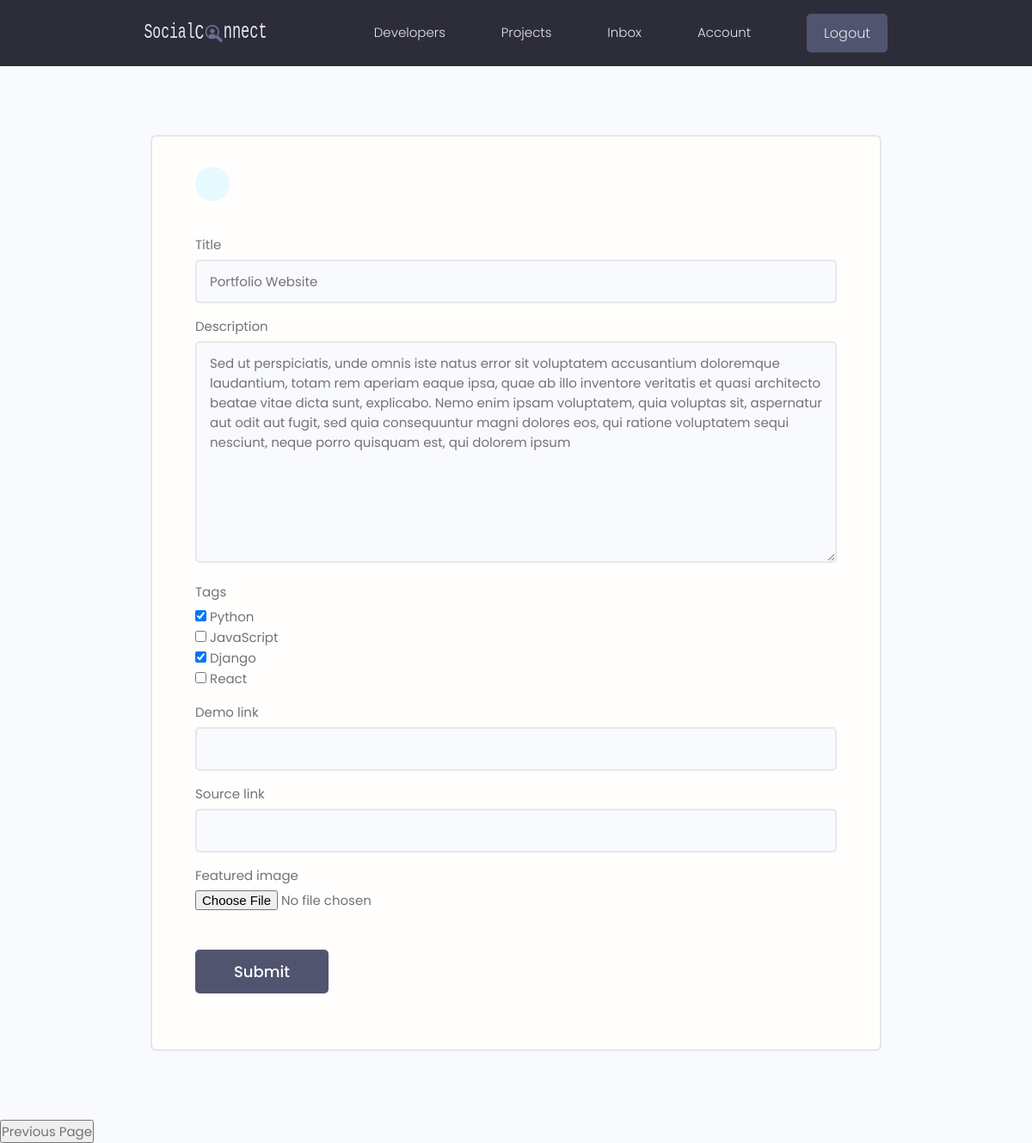
The app's page /update-project/a2b0eb64bc814f229b45df3192145ef9/ (signed in), older data.
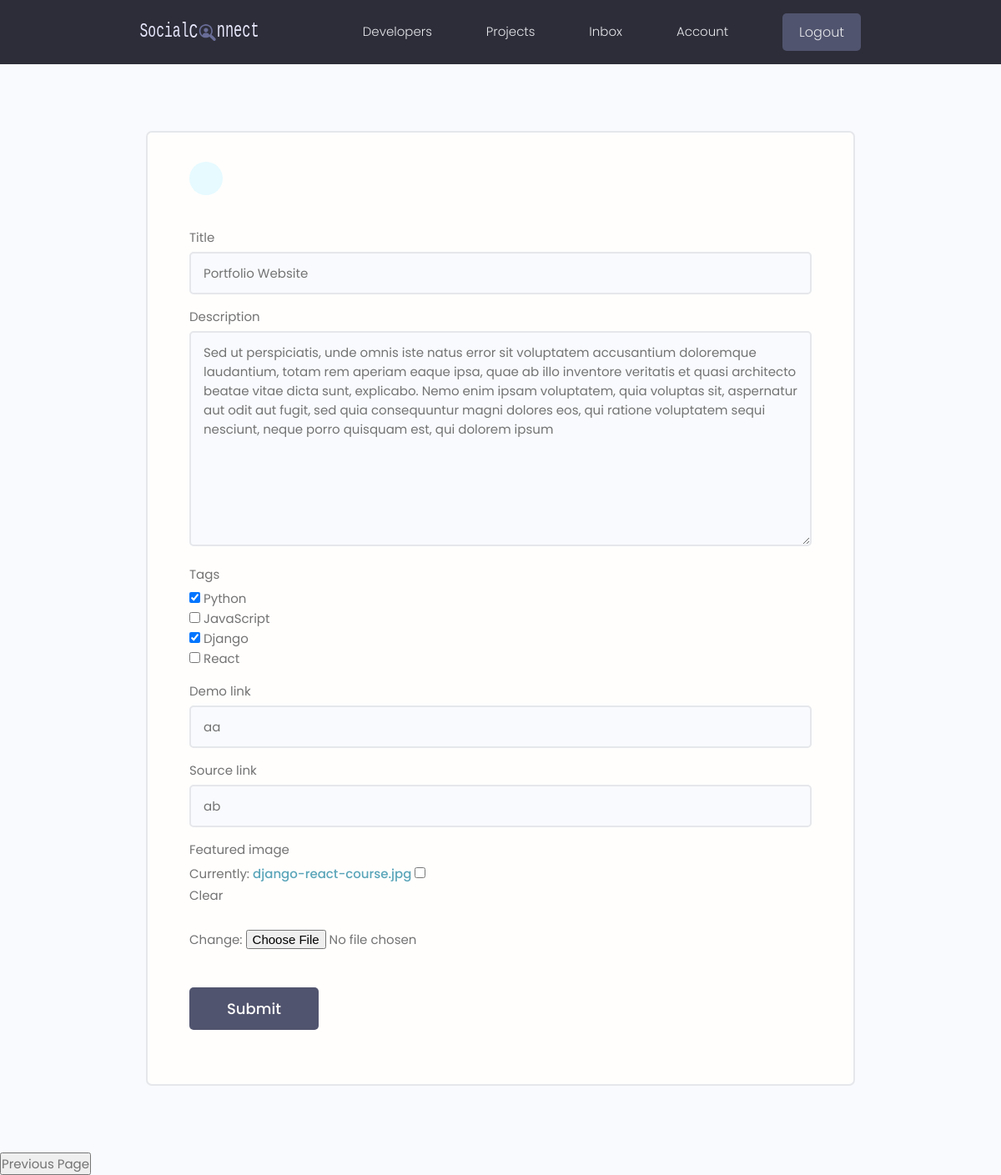
The same page, newer data.
### projects/models.py (models this page shows, shortened)
class Project(models.Model):
    owner = models.ForeignKey(Profile,null=True,blank=True,on_delete=models.SET_NULL)
    title = models.CharField(max_length=100)
    description = models.TextField(null=True, blank=True)
    featured_image = models.ImageField(null=True,blank=True,default="default.jpg")
    demo_link = models.CharField(max_length=2000, null=True, blank=True)
    source_link = models.CharField(max_length=2000, null=True, blank=True)
    tags = models.ManyToManyField('Tag',blank=True)
    vote_total = models.IntegerField(default=0,null=True,blank=True)
    vote_ratio = models.IntegerField(default=0,null=True,blank=True)
    created_at = models.DateTimeField(auto_now_add=True)
    id = models.UUIDField(primary_key=True, default=uuid.uuid4, unique=True, editable=False)

### projects/views.py (the view)
# urls.py: path("update-project/<str:pk>/", views.updateProject, name="update-project"),
@login_required(login_url='login')
def updateProject(request,pk):
    project = Project.objects.get(id=pk)
    form = ProjectForm(instance=project)
    if request.method=="POST":
        form = ProjectForm(request.POST,request.FILES, instance=project)
        if form.is_valid():
            form.save()
            return redirect('projects')
    context = {'form':form}
    return render(request,'projects/project_form.html',context)

### projects/forms.py
class ProjectForm(ModelForm):
    class Meta:
        model = Project
        fields = ['title','description','tags','demo_link','source_link','featured_image']
        widgets = {
            'tags':forms.CheckboxSelectMultiple(),
        }
    def __init__(self,*args,**kwrgs):
        super(ProjectForm,self).__init__(*args,**kwrgs)
        for name,field in self.fields.items():
            field.widget.attrs.update({'class':'input'})

### projects/models.py (called while the page is built)
    def __str__(self):
        return self.name

### projects/templates/projects/project_form.html (shortened to what this page needs)
{% extends 'main.html' %}
{% block content %}
    <main class="formPage my-xl">
        <div class="content-box">
            <div class="formWrapper">
                <a class="backButton" href="#" onClick="javascript:history.go(-1);"></a>
                <br>
                <form class="form" method="POST" enctype="multipart/form-data">
                    {% for field in form %}
                    <div class="form__field">
                        <label for="formInput#text">{{field.label}}</label>
                        {{field}}
                    </div>
                    {% endfor %}
                    <input class="btn btn--sub btn--lg  my-md" type="submit" value="Submit" />
                </form>
            </div>
        </div>
    </main>
    <input type="button" value="Previous Page" onClick="javascript:history.go(-1);">
{% endblock content %}

Row changes from the older to the newer data that the page shows:
changed Project "Portfolio Website": demo_link (not shown) → "aa"; source_link (not shown) → "ab"
Text that changed along with them:
new list line: "Currently: django-react-course.jpg Clear Change: ☐"
